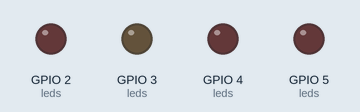
Simulated run of this sketch. Board: ESP32-S3. Shown: output pins drawn as LEDs (lit = HIGH).

Above: at 0.2 s.
At 2.7 s:
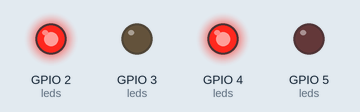
At 5.2 s:
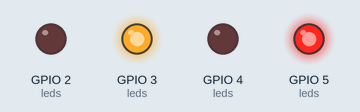
At 7.7 s:
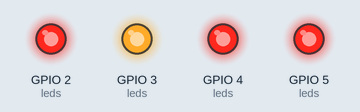
At 10.0 s:
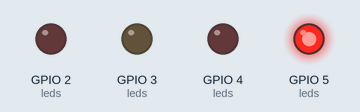
At 15.2 s:
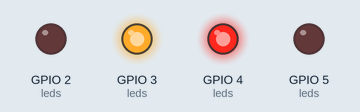
Timing chart, 0 to 15.6 s (numbered marks = the images above):
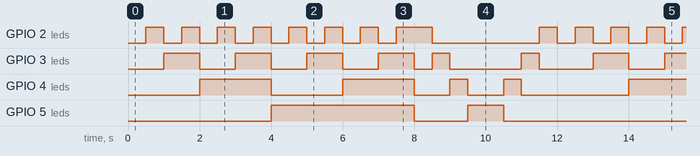

The sketch:

sketch.ino
```cpp
#include "freertos/FreeRTOS.h"
#include "freertos/task.h"
#include "driver/gpio.h"

// Configuração dos LEDs
#define LED1 GPIO_NUM_2
#define LED2 GPIO_NUM_3
#define LED3 GPIO_NUM_4
#define LED4 GPIO_NUM_5

// Tempo de atualização em milissegundos
#define DELAY_MS 500

// Vetor com os LEDs para facilitar loops
const gpio_num_t leds[] = {LED1, LED2, LED3, LED4};

// Função para inicializar os LEDs como saída e desligá-los
void leds_init() {
    for (int i = 0; i < 4; i++) {
        gpio_reset_pin(leds[i]);
        gpio_set_direction(leds[i], GPIO_MODE_OUTPUT);
        gpio_set_level(leds[i], 0);  // LEDs iniciam apagados
    }
}

// Função para acender um LED específico
void led_on(gpio_num_t led) {
    gpio_set_level(led, 1);
}

// Função para apagar um LED específico
void led_off(gpio_num_t led) {
    gpio_set_level(led, 0);
}

// Função para apagar todos os LEDs
void leds_off_all() {
    for (int i = 0; i < 4; i++) {
        led_off(leds[i]);
    }
}

// Função da Fase 1: Contador Binário de 0 a 15
void fase1_contador_binario() {
    for (int i = 0; i < 16; i++) {
        for (int bit = 0; bit < 4; bit++) {
            gpio_set_level(leds[bit], (i >> bit) & 0x01);
        }
        vTaskDelay(DELAY_MS / portTICK_PERIOD_MS);
    }
}

// Função da Fase 2: Sequência de Varredura
void fase2_varredura() {
    // Acender do LED1 ao LED4
    for (int i = 0; i < 4; i++) {
        leds_off_all();
        led_on(leds[i]);
        vTaskDelay(DELAY_MS / portTICK_PERIOD_MS);
    }
    // Acender do LED4 ao LED1
    for (int i = 3; i >= 0; i--) {
        leds_off_all();
        led_on(leds[i]);
        vTaskDelay(DELAY_MS / portTICK_PERIOD_MS);
    }
}

void app_main(void) {
    leds_init();

    while (1) {
        // Fase 1: Contador Binário
        fase1_contador_binario();

        // Fase 2: Sequência de Varredura
        fase2_varredura();
    }
}
```

Measured:
- by itself, GPIO 3 (leds): repeats every 12.0 s: 3 × (LOW 1.0 s, HIGH 1.0 s), LOW 0.50 s, HIGH 0.50 s, LOW 2.0 s, HIGH 0.50 s, LOW 1.5 s, HIGH 1.0 s
- by itself, GPIO 4 (leds): repeats every 12.0 s: LOW 2.0 s, HIGH 2.0 s, 2 × (LOW 1.0 s, HIGH 0.50 s), LOW 3.0 s, HIGH 2.0 s
- by itself, GPIO 5 (leds): repeats every 12.0 s: LOW 1.5 s, HIGH 1.0 s, LOW 5.5 s, HIGH 4.0 s
- by itself, GPIO 2 (leds): repeats every 12.0 s: 6 × (LOW 0.50 s, HIGH 0.50 s), LOW 0.50 s, HIGH 1.0 s, LOW 3.0 s, HIGH 0.50 s, LOW 0.50 s, HIGH 0.50 s
